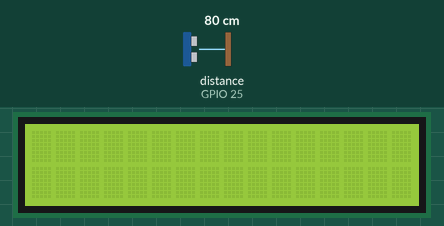
Simulated run of this sketch. Board: ESP32. Parts: 16×2 character LCD. Wiring (inferred from the names in the program): ultrasonic range finder: trigger GPIO 26; echo GPIO 25. The inputs (shaded band) are chosen by the test bench; at power-on: distance to the obstacle (sensor on GPIO 25) 80 cm. The echo pulse lasts 58.3 µs per cm; what the sketch prints to the serial monitor is not drawn.

Above: at 1.2 s.
1.3 s: distance to the obstacle (sensor on GPIO 25) set to 18 cm
At 1.49 s:
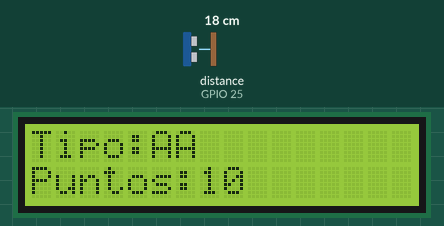
4.3 s: distance to the obstacle (sensor on GPIO 25) set to 31 cm
At 4.9 s:
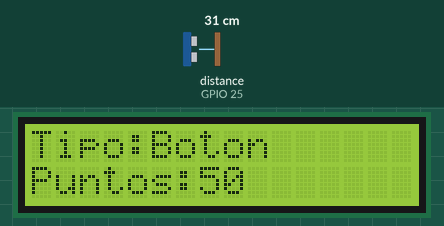
7.3 s: distance to the obstacle (sensor on GPIO 25) set to 25 cm
At 8.2 s:
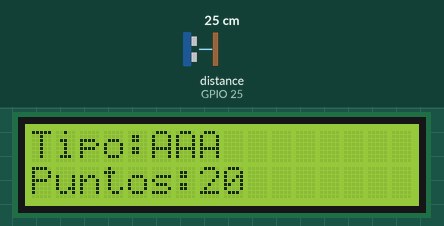
10.3 s: distance to the obstacle (sensor on GPIO 25) set to 2 cm
11.8 s: distance to the obstacle (sensor on GPIO 25) set to 35 cm
At 12.8 s:
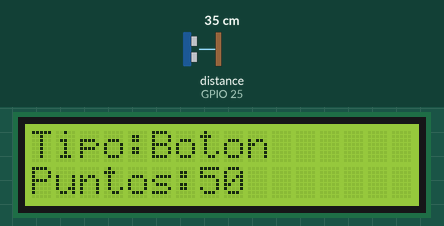
13.3 s: distance to the obstacle (sensor on GPIO 25) set to 16 cm
At 13.51 s:
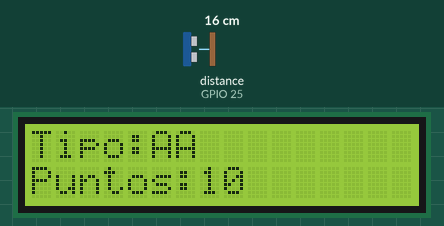

Measured:
- after the input at 1.3 s, the display: changes at once (image 1)
- after the input at 4.3 s, the display: changes after 0.12 s (image 2)
- after the input at 7.3 s, the display: changes after 0.05 s (image 3)
- after the input at 11.8 s, the display: changes after 0.05 s (image 4)
- after the input at 13.3 s, the display: changes after 0.07 s (image 5)

The sketch:

Programa_Pilas.ino
```cpp
#include <Wire.h>//Sensores
#include <LiquidCrystal_I2C.h>// LCD
#include <ThingerESP32.h>//IOT
#include <WiFi.h>//WIFI
#include <ThingerWifi.h>//WIFI
//Credenciales de IOT
#define USERNAME "SBCPilas"
#define DEVICE_ID "Sensor"
#define DEVICE_CREDENTIAL "fE7mkTYE@jfl"

//Credenciales WiFi
#define SSID "MiFibra-CB78-24G"
#define SSID_PASSWORD "cK7NdDT9"
//Variables
void calcular_tipo_de_pila (int distancia);
LiquidCrystal_I2C lcd(0x27, 16, 2);
const int Trigger = 26;   //Pin digital 26 para el Trigger del sensor
const int Echo = 25;   //Pin digital 25 para el Echo del sensor
int distancia,tiempo;
String Tipo=" ";
ThingerESP32 thing(USERNAME,DEVICE_ID,DEVICE_CREDENTIAL);


void setup() {
  Serial.begin(9600);//iniciailzamos la comunicación
  pinMode(Trigger, OUTPUT); //pin como salida
  pinMode(Echo, INPUT);  //pin como entrada
  digitalWrite(Trigger, LOW);//Inicializamos el pin con 0
   // Inicializar el LCD
  lcd.init();

  //Encender la luz de fondo.
  lcd.backlight();
  thing.add_wifi(SSID,SSID_PASSWORD);
// thing["distancia"] << digitalPin(distancia);
  thing["sensores"] >> [](pson & out) {
      out["Distancia"] = distancia;
      out["Tipo"]= Tipo;

  };

}

void loop() {
  // put your main code here, to run repeatedly:

  thing.handle();
  lcd.clear();
  Tipo="Null";
  //lcd.print("Distancia:");
  digitalWrite(Trigger, HIGH);
  delayMicroseconds(10);          //Enviamos un pulso de 10us
  digitalWrite(Trigger, LOW);

  tiempo = pulseIn(Echo, HIGH); //obtenemos el ancho del pulso
  distancia = tiempo/59;             //escalamos el tiempo a una distancia en cm

  Serial.print("Distancia: ");
  Serial.print(distancia);      //Enviamos serialmente el valor de la distancia
  Serial.print("cm");
  Serial.println();
  delay(10);          //Hacemos una pausa de 100ms
   // lcd.setCursor(0, 1);
  // Escribimos el número de segundos trascurridos

  //lcd.print(distancia);

  //lcd.print(" cm");*/
  if (distancia<=40)
    calcular_tipo_de_pila(distancia);


  delay(10);


}
void calcular_tipo_de_pila (int distancia)
{
  if(distancia >=10 && distancia <=19){
  lcd.setCursor(0, 0);
  lcd.print("Tipo:AA");
  lcd.setCursor(0, 1);
  lcd.print("Puntos:10");
  Tipo="AA";

  }
  else if (distancia >= 20&& distancia <=25)
  { lcd.setCursor(0, 0);
    lcd.print("Tipo:AAA");
    lcd.setCursor(0, 1);
    lcd.print("Puntos:20");
    Tipo="AAA";

    }

    /*----------------------------------------*/

    else if (distancia >= 28&& distancia <=35)
    {
      lcd.setCursor(0, 0);
    lcd.print("Tipo:Boton");
    lcd.setCursor(0, 1);
    lcd.print("Puntos:50");
    Tipo="Boton";

    }
 }
```
